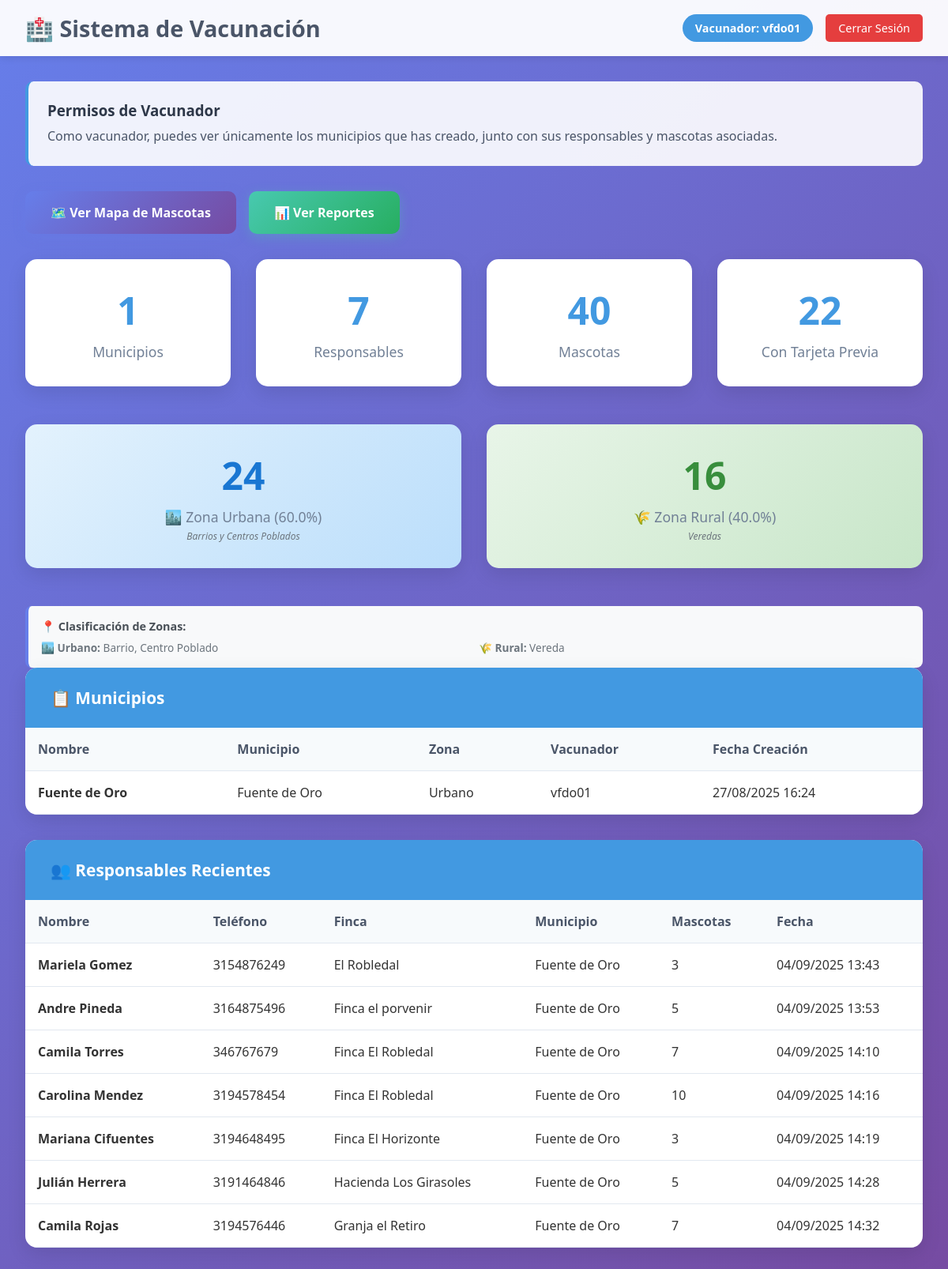
Screenshot of /api/dashboard/vacunador/ (signed in) with the database file from the repository.
### api/models.py (models this page shows, shortened)
class Veterinario(AbstractUser):
    TIPO_USUARIO_CHOICES = [
        ('administrador', 'Administrador'),
        ('vacunador', 'Vacunador'),
        ('tecnico', 'Técnico'),
    ]
    tipo_usuario = models.CharField(
        max_length=20,
        choices=TIPO_USUARIO_CHOICES,
        default='vacunador',
        help_text='Tipo de usuario en el sistema'
    )
    groups = models.ManyToManyField(
        Group,
        verbose_name='groups',
        blank=True,
        related_name='veterinario_groups',
        related_query_name='veterinario',
        help_text='Grupos a los que pertenece este veterinario'
    )
    user_permissions = models.ManyToManyField(
        Permission,
        verbose_name='user permissions',
        blank=True,
        related_name='veterinario_user_permissions',
        related_query_name='veterinario',
        help_text='Permisos específicos de este veterinario'
    )

class Planilla(models.Model):
    TIPO_ZONA_CHOICES = [
        ('urbano', 'Urbano'),
        ('rural', 'Rural'),
    ]
    nombre = models.CharField(max_length=100)
    assigned_to = models.ForeignKey(
        settings.AUTH_USER_MODEL,
        on_delete=models.CASCADE,
        related_name='planillas',
        null=True,
        blank=True,
        help_text="Vacunador principal asignado (compatibilidad)"
    )
    tecnico_asignado = models.ForeignKey(
        settings.AUTH_USER_MODEL,
        on_delete=models.SET_NULL,
        null=True,
        blank=True,
        related_name='planillas_asignadas',
        limit_choices_to={'tipo_usuario': 'tecnico'},
        help_text="Técnico principal asignado"
    )
    vacunadores_adicionales = models.ManyToManyField(
        settings.AUTH_USER_MODEL,
        blank=True,
        related_name='planillas_como_vacunador_adicional',
        limit_choices_to={'tipo_usuario': 'vacunador'},
        help_text="Vacunadores adicionales asignados"
    )
    tecnicos_adicionales = models.ManyToManyField(
        settings.AUTH_USER_MODEL,
        blank=True,
        related_name='planillas_como_tecnico_adicional',
        limit_choices_to={'tipo_usuario': 'tecnico'},
        help_text="Técnicos adicionales asignados"
    )
    municipio = models.CharField(max_length=100, default="Sin especificar", help_text="Nombre del municipio")
    urbano_rural = models.CharField(max_length=10, choices=TIPO_ZONA_CHOICES, default="urbano", help_text="Tipo de zona: urbano o rural")
    centro_poblado_vereda_barrio = models.CharField(max_length=100, default="Sin especificar", help_text="Centro poblado, vereda o barrio")
    zona = models.CharField(max_length=100, default="Sin especificar", help_text="Zona específica")
    creada = models.DateTimeField(auto_now_add=True)
    class Meta:
        verbose_name = "Municipio"
        verbose_name_plural = "Municipios"

class Responsable(models.Model):
    nombre = models.CharField(max_length=100)
    telefono = models.CharField(max_length=20)
    finca = models.CharField(max_length=100)
    planilla = models.ForeignKey(Planilla, on_delete=models.CASCADE, related_name='responsables')
    zona = models.CharField(max_length=100, default="Sin especificar", help_text="Zona específica de vacunación")
    nombre_zona = models.CharField(max_length=150, default="Sin especificar", help_text="Nombre descriptivo de la zona")
    lote_vacuna = models.CharField(max_length=50, default="Sin especificar", help_text="Lote de la vacuna utilizada")
    created_by = models.ForeignKey(
        settings.AUTH_USER_MODEL,
        on_delete=models.SET_NULL,
        null=True,
        blank=True,
        related_name='responsables_creados',
        help_text="Usuario que creó este responsable"
    )
    creado = models.DateTimeField(auto_now_add=True)

### api/views.py (the view)
# urls.py: path('dashboard/vacunador/', views.dashboard_vacunador, name='dashboard_vacunador'),
@login_required
def dashboard_vacunador(request):
    if request.user.tipo_usuario != 'vacunador':
        messages.error(request, 'No tienes permisos para acceder a esta sección.')
        return redirect('login')
    planillas = Planilla.objects.filter(
        Q(assigned_to=request.user) |  # Vacunador principal
        Q(vacunadores_adicionales=request.user)  # Vacunador adicional
    ).distinct()
    responsables = Responsable.objects.filter(
        Q(planilla__assigned_to=request.user) |
        Q(planilla__vacunadores_adicionales=request.user)
    ).distinct()
    mascotas = Mascota.objects.filter(
        Q(responsable__planilla__assigned_to=request.user) |
        Q(responsable__planilla__vacunadores_adicionales=request.user)
    ).distinct()
    total_urbano = 0
    total_rural = 0
    for responsable in responsables:
        mascotas_responsable = responsable.mascotas.filter(
            Q(responsable__planilla__assigned_to=request.user) |
            Q(responsable__planilla__vacunadores_adicionales=request.user)
        )
        for mascota in mascotas_responsable:
            if responsable.zona == 'barrio':
                total_urbano += 1
            elif responsable.zona == 'vereda':
                total_rural += 1
            elif responsable.zona == 'centro poblado':
                total_urbano += 1
            else:
                if responsable.planilla.urbano_rural == 'urbano':
                    total_urbano += 1
                else:
                    total_rural += 1
    total_mascotas_count = mascotas.count()
    if total_mascotas_count > 0:
        porcentaje_urbano = round((total_urbano / total_mascotas_count) * 100, 1)
        porcentaje_rural = round((total_rural / total_mascotas_count) * 100, 1)
    else:
        porcentaje_urbano = 0
        porcentaje_rural = 0
    context = {
        'user_type': 'Vacunador',
        'planillas': planillas,
        'total_planillas': planillas.count(),
        'total_responsables': responsables.count(),
        'total_mascotas': mascotas.count(),
        'mascotas_con_tarjeta': mascotas.filter(antecedente_vacunal=True).count(),
        'total_urbano': total_urbano,
        'total_rural': total_rural,
        'porcentaje_urbano': porcentaje_urbano,
        'porcentaje_rural': porcentaje_rural,
    }
    return render(request, 'api/dashboard_usuario.html', context)

### api/templates/api/dashboard_usuario.html (shortened to what this page needs)
<!DOCTYPE html>
<html lang="es">
<head>
</head>
<body>
    <div class="header">
        <h1>🏥 Sistema de Vacunación</h1>
        <div class="user-info">
            <span class="user-badge">{{ user_type }}: {{ user.username }}</span>
            <a href="{% url 'logout' %}" class="logout-btn">Cerrar Sesión</a>
        </div>
    </div>
    <div class="container">
        <div class="permission-info">
            <h3>Permisos de {{ user_type }}</h3>
            {% if user_type == 'Vacunador' %}
            <p>Como vacunador, puedes ver únicamente los municipios que has creado, junto con sus responsables y
                mascotas asociadas.</p>
            {% elif user_type == 'Técnico' %}
            <p>Como técnico, puedes ver únicamente los municipios que te han sido asignados para revisar, junto con sus
                responsables y mascotas.</p>
            {% elif user_type == 'Administrador' %}
            <p>Como administrador, tienes acceso completo a todos los municipios, responsables y mascotas del sistema.
            </p>
            {% endif %}
        </div>
        <div style="margin: 2rem 0; display: flex; gap: 1rem; flex-wrap: wrap;">
            <a href="{% url 'mapa_mascotas' %}" style="
                background: linear-gradient(135deg, #667eea 0%, #764ba2 100%);
                color: white;
                padding: 1rem 2rem;
                border-radius: 10px;
                text-decoration: none;
                display: inline-flex;
                align-items: center;
                gap: 0.5rem;
                font-weight: 600;
                transition: transform 0.3s, box-shadow 0.3s;
                box-shadow: 0 4px 15px rgba(102, 126, 234, 0.3);
            " onmouseover="this.style.transform='translateY(-2px)'; this.style.boxShadow='0 6px 20px rgba(102, 126, 234, 0.4)';"
               onmouseout="this.style.transform='translateY(0)'; this.style.boxShadow='0 4px 15px rgba(102, 126, 234, 0.3)';">
                🗺️ Ver Mapa de Mascotas
            </a>
            <a href="{% url 'reportes' %}" style="
                background: linear-gradient(135deg, #48c9b0 0%, #27ae60 100%);
                color: white;
                padding: 1rem 2rem;
                border-radius: 10px;
                text-decoration: none;
                display: inline-flex;
                align-items: center;
                gap: 0.5rem;
                font-weight: 600;
                transition: transform 0.3s, box-shadow 0.3s;
                box-shadow: 0 4px 15px rgba(72, 201, 176, 0.3);
            " onmouseover="this.style.transform='translateY(-2px)'; this.style.boxShadow='0 6px 20px rgba(72, 201, 176, 0.4)';"
               onmouseout="this.style.transform='translateY(0)'; this.style.boxShadow='0 4px 15px rgba(72, 201, 176, 0.3)';">
                📊 Ver Reportes
            </a>
        </div>
        <div class="stats-grid">
            <div class="stat-card">
                <div class="stat-number">{{ total_planillas }}</div>
                <div class="stat-label">Municipios</div>
            </div>
            <div class="stat-card">
                <div class="stat-number">{{ total_responsables }}</div>
                <div class="stat-label">Responsables</div>
            </div>
            <div class="stat-card">
                <div class="stat-number">{{ total_mascotas }}</div>
                <div class="stat-label">Mascotas</div>
            </div>
            <div class="stat-card">
                <div class="stat-number">{{ mascotas_con_tarjeta }}</div>
                <div class="stat-label">Con Tarjeta Previa</div>
            </div>
        </div>
        {% if total_urbano is not None or total_rural is not None %}
        <div class="stats-grid" style="margin-top: 2rem;">
            <div class="stat-card" style="background: linear-gradient(135deg, #e3f2fd 0%, #bbdefb 100%);">
                <div class="stat-number" style="color: #1976d2;">{{ total_urbano|default:0 }}</div>
                <div class="stat-label">🏙️ Zona Urbana ({{ porcentaje_urbano|default:0 }}%)</div>
                <div class="stat-sublabel">Barrios y Centros Poblados</div>
            </div>
            <div class="stat-card" style="background: linear-gradient(135deg, #e8f5e8 0%, #c8e6c9 100%);">
                <div class="stat-number" style="color: #388e3c;">{{ total_rural|default:0 }}</div>
                <div class="stat-label">🌾 Zona Rural ({{ porcentaje_rural|default:0 }}%)</div>
                <div class="stat-sublabel">Veredas</div>
            </div>
        </div>
        <div
            style="background: #f8f9fa; padding: 1rem; border-radius: 8px; margin-top: 1rem; border-left: 4px solid #667eea;">
            <h4 style="margin: 0 0 0.5rem 0; color: #495057; font-size: 0.9rem;">📍 Clasificación de Zonas:</h4>
            <div
                style="display: grid; grid-template-columns: repeat(auto-fit, minmax(200px, 1fr)); gap: 0.5rem; font-size: 0.85rem; color: #6c757d;">
                <div><strong>🏙️ Urbano:</strong> Barrio, Centro Poblado</div>
                <div><strong>🌾 Rural:</strong> Vereda</div>
            </div>
        </div>
        {% endif %}
        <div class="data-section">
            <div class="section-header">📋 Municipios</div>
            <div class="table-container">
                {% if planillas %}
                <table>
                    <thead>
                        <tr>
                            <th>Nombre</th>
                            <th>Municipio</th>
                            <th>Zona</th>
                            <th>Vacunador</th>
                            <th>Fecha Creación</th>
                        </tr>
                    </thead>
                    <tbody>
                        {% for planilla in planillas %}
                        <tr>
                            <td><strong>{{ planilla.nombre }}</strong></td>
                            <td>{{ planilla.municipio }}</td>
                            <td>{{ planilla.get_urbano_rural_display }}</td>
                            <td>{{ planilla.assigned_to.username }}</td>
                            <td>{{ planilla.creada|date:"d/m/Y H:i" }}</td>
                        </tr>
                        {% endfor %}
                    </tbody>
                </table>
                {% else %}
                <div class="no-data">
                    📝 No hay municipios disponibles para tu perfil.
                </div>
                {% endif %}
            </div>
        </div>
        <div class="data-section">
            <div class="section-header">👥 Responsables Recientes</div>
            <div class="table-container">
                {% if user_type == 'Técnico' and responsables_recientes %}
                <table>
                    <thead>
                        <tr>
                            <th>Nombre</th>
                            <th>Teléfono</th>
                            <th>Finca</th>
                            <th>Municipio</th>
                            <th>Vacunador</th>
                            <th>Mascotas</th>
                            <th>Fecha</th>
                        </tr>
                    </thead>
                    <tbody>
                        {% for responsable in responsables_recientes %}
                        <tr>
                            <td><strong>{{ responsable.nombre }}</strong></td>
                            <td>{{ responsable.telefono }}</td>
                            <td>{{ responsable.finca }}</td>
                            <td>{{ responsable.planilla.nombre }}</td>
                            <td>{{ responsable.created_by.username|default:"-" }}</td>
                            <td>{{ responsable.mascotas.count }}</td>
                            <td>{{ responsable.creado|date:"d/m/Y H:i" }}</td>
                        </tr>
                        {% endfor %}
                    </tbody>
                </table>
                {% elif planillas %}
                <table>
                    <thead>
                        <tr>
                            <th>Nombre</th>
                            <th>Teléfono</th>
                            <th>Finca</th>
                            <th>Municipio</th>
                            <th>Mascotas</th>
                            <th>Fecha</th>
                        </tr>
                    </thead>
                    <tbody>
                        {% for planilla in planillas %}
                        {% for responsable in planilla.responsables.all|slice:":10" %}
                        <tr>
                            <td><strong>{{ responsable.nombre }}</strong></td>
                            <td>{{ responsable.telefono }}</td>
                            <td>{{ responsable.finca }}</td>
                            <td>{{ responsable.planilla.nombre }}</td>
                            <td>{{ responsable.mascotas.count }}</td>
                            <td>{{ responsable.creado|date:"d/m/Y H:i" }}</td>
                        </tr>
                        {% endfor %}
                        {% endfor %}
                    </tbody>
                </table>
                {% else %}
                <div class="no-data">
                    👥 No hay responsables disponibles para tu perfil.
                </div>
                {% endif %}
            </div>
        </div>
    </div>
</body>
</html>

### rows the page displays
Veterinario: tipo_usuario "Vacunador", username "vfdo01"
Planilla: nombre "Fuente de Oro", municipio "Fuente de Oro", urbano_rural "Urbano", assigned_to.username "vfdo01", creada "27/08/2025 16:24"
Responsable: nombre "Mariela Gomez", telefono "3154876249", finca "El Robledal", planilla.nombre "Fuente de Oro", mascotas.count "3", creado "04/09/2025 13:43"
Responsable: nombre "Andre Pineda", telefono "3164875496", finca "Finca el porvenir", planilla.nombre "Fuente de Oro", mascotas.count "5", creado "04/09/2025 13:53"
Responsable: nombre "Camila Torres", telefono "346767679", finca "Finca El Robledal", planilla.nombre "Fuente de Oro", mascotas.count "7", creado "04/09/2025 14:10"
Responsable: nombre "Carolina Mendez", telefono "3194578454", finca "Finca El Robledal", planilla.nombre "Fuente de Oro", mascotas.count "10", creado "04/09/2025 14:16"
Responsable: nombre "Mariana Cifuentes", telefono "3194648495", finca "Finca El Horizonte", planilla.nombre "Fuente de Oro", mascotas.count "3", creado "04/09/2025 14:19"
Responsable: nombre "Julián Herrera", telefono "3191464846", finca "Hacienda Los Girasoles", planilla.nombre "Fuente de Oro", mascotas.count "5", creado "04/09/2025 14:28"
Responsable: nombre "Camila Rojas", telefono "3194576446", finca "Granja el Retiro", planilla.nombre "Fuente de Oro", mascotas.count "7", creado "04/09/2025 14:32"

### other values shown
{{ total_planillas }} "1"
{{ total_responsables }} "7"
{{ total_mascotas }} "40"
{{ mascotas_con_tarjeta }} "22"
{{ total_urbano|default:0 }} "24"
{{ porcentaje_urbano|default:0 }} "60.0"
{{ total_rural|default:0 }} "16"
{{ porcentaje_rural|default:0 }} "40.0"
